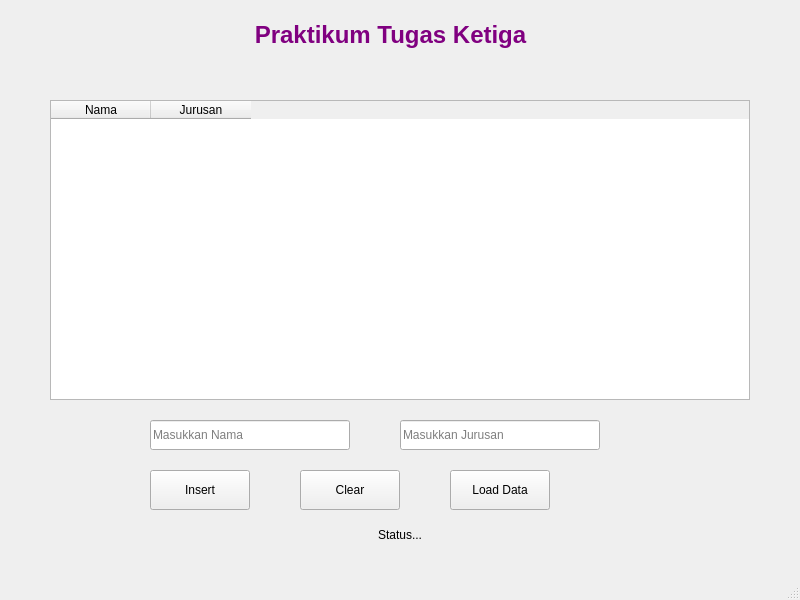
<?xml version="1.0" encoding="UTF-8"?>
<ui version="4.0">
 <class>MainWindow</class>
 <widget class="QMainWindow" name="MainWindow">
  <property name="geometry">
   <rect>
    <x>0</x>
    <y>0</y>
    <width>800</width>
    <height>600</height>
   </rect>
  </property>
  <property name="windowTitle">
   <string>Data Mahasiswa</string>
  </property>
  <widget class="QWidget" name="centralwidget">
   <widget class="QLabel" name="label_title">
    <property name="geometry">
     <rect>
      <x>170</x>
      <y>10</y>
      <width>441</width>
      <height>50</height>
     </rect>
    </property>
    <property name="styleSheet">
     <string>font-size: 18pt; color: purple; font-weight: bold;</string>
    </property>
    <property name="text">
     <string>Praktikum Tugas Ketiga</string>
    </property>
    <property name="alignment">
     <set>Qt::AlignCenter</set>
    </property>
   </widget>
   <widget class="QTableWidget" name="tableWidget">
    <property name="geometry">
     <rect>
      <x>50</x>
      <y>100</y>
      <width>700</width>
      <height>300</height>
     </rect>
    </property>
    <property name="columnCount">
     <number>2</number>
    </property>
    <column>
     <property name="text">
      <string>Nama</string>
     </property>
    </column>
    <column>
     <property name="text">
      <string>Jurusan</string>
     </property>
    </column>
   </widget>
   <widget class="QLineEdit" name="lineEdit_nama">
    <property name="geometry">
     <rect>
      <x>150</x>
      <y>420</y>
      <width>200</width>
      <height>30</height>
     </rect>
    </property>
    <property name="placeholderText">
     <string>Masukkan Nama</string>
    </property>
   </widget>
   <widget class="QLineEdit" name="lineEdit_jurusan">
    <property name="geometry">
     <rect>
      <x>400</x>
      <y>420</y>
      <width>200</width>
      <height>30</height>
     </rect>
    </property>
    <property name="placeholderText">
     <string>Masukkan Jurusan</string>
    </property>
   </widget>
   <widget class="QPushButton" name="pushButton_insert">
    <property name="geometry">
     <rect>
      <x>150</x>
      <y>470</y>
      <width>100</width>
      <height>40</height>
     </rect>
    </property>
    <property name="text">
     <string>Insert</string>
    </property>
   </widget>
   <widget class="QPushButton" name="pushButton_clear">
    <property name="geometry">
     <rect>
      <x>300</x>
      <y>470</y>
      <width>100</width>
      <height>40</height>
     </rect>
    </property>
    <property name="text">
     <string>Clear</string>
    </property>
   </widget>
   <widget class="QPushButton" name="pushButton_load">
    <property name="geometry">
     <rect>
      <x>450</x>
      <y>470</y>
      <width>100</width>
      <height>40</height>
     </rect>
    </property>
    <property name="text">
     <string>Load Data</string>
    </property>
   </widget>
   <widget class="QLabel" name="label_status">
    <property name="geometry">
     <rect>
      <x>250</x>
      <y>520</y>
      <width>300</width>
      <height>30</height>
     </rect>
    </property>
    <property name="text">
     <string>Status...</string>
    </property>
    <property name="alignment">
     <set>Qt::AlignCenter</set>
    </property>
   </widget>
  </widget>
  <widget class="QStatusBar" name="statusbar"/>
 </widget>
 <resources/>
 <connections/>
</ui>
